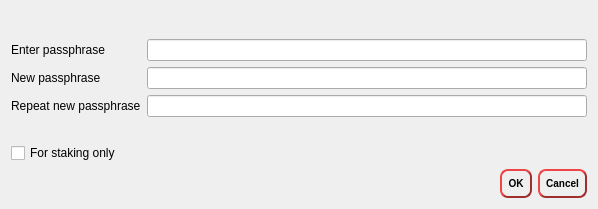
<?xml version="1.0" encoding="UTF-8"?>
<ui version="4.0">
 <class>AskPassphraseDialog</class>
 <widget class="QDialog" name="AskPassphraseDialog">
  <property name="geometry">
   <rect>
    <x>0</x>
    <y>0</y>
    <width>598</width>
    <height>209</height>
   </rect>
  </property>
  <property name="sizePolicy">
   <sizepolicy hsizetype="Preferred" vsizetype="Minimum">
    <horstretch>0</horstretch>
    <verstretch>0</verstretch>
   </sizepolicy>
  </property>
  <property name="minimumSize">
   <size>
    <width>550</width>
    <height>0</height>
   </size>
  </property>
  <property name="windowTitle">
   <string>Passphrase Dialog</string>
  </property>
  <layout class="QVBoxLayout" name="verticalLayout">
   <item>
    <widget class="QLabel" name="warningLabel">
     <property name="textFormat">
      <enum>Qt::RichText</enum>
     </property>
     <property name="wordWrap">
      <bool>true</bool>
     </property>
    </widget>
   </item>
   <item>
    <layout class="QFormLayout" name="formLayout">
     <property name="fieldGrowthPolicy">
      <enum>QFormLayout::AllNonFixedFieldsGrow</enum>
     </property>
     <item row="0" column="0">
      <widget class="QLabel" name="passLabel1">
       <property name="text">
        <string>Enter passphrase</string>
       </property>
      </widget>
     </item>
     <item row="0" column="1">
      <widget class="QLineEdit" name="passEdit1">
       <property name="echoMode">
        <enum>QLineEdit::Password</enum>
       </property>
      </widget>
     </item>
     <item row="1" column="0">
      <widget class="QLabel" name="passLabel2">
       <property name="text">
        <string>New passphrase</string>
       </property>
      </widget>
     </item>
     <item row="1" column="1">
      <widget class="QLineEdit" name="passEdit2">
       <property name="echoMode">
        <enum>QLineEdit::Password</enum>
       </property>
      </widget>
     </item>
     <item row="2" column="0">
      <widget class="QLabel" name="passLabel3">
       <property name="text">
        <string>Repeat new passphrase</string>
       </property>
      </widget>
     </item>
     <item row="2" column="1">
      <widget class="QLineEdit" name="passEdit3">
       <property name="echoMode">
        <enum>QLineEdit::Password</enum>
       </property>
      </widget>
     </item>
     <item row="3" column="1">
      <widget class="QLabel" name="capsLabel">
       <property name="font">
        <font>
         <weight>75</weight>
         <bold>true</bold>
        </font>
       </property>
       <property name="text">
        <string/>
       </property>
       <property name="alignment">
        <set>Qt::AlignCenter</set>
       </property>
      </widget>
     </item>
     <item row="4" column="0">
      <widget class="QCheckBox" name="stakingCheckBox">
       <property name="enabled">
        <bool>true</bool>
       </property>
       <property name="visible">
        <bool>false</bool>
       </property>
       <property name="toolTip">
        <string>Serves to disable the trivial sendmoney when OS account compromised. Provides no real security.</string>
       </property>
       <property name="text">
        <string>For staking only</string>
       </property>
      </widget>
     </item>
    </layout>
   </item>
   <item>
    <widget class="QDialogButtonBox" name="buttonBox">
     <property name="styleSheet">
      <string notr="true">QPushButton {
     
	color : rgb(0,0,0);
     border-style: outset;
     border-width: 2px;
     border-radius: 8px;
     border-color: rgb(160, 46, 47);
     font: bold 10px;
     min-width: 6em;
     padding: 6px;
 }
QPushButton:pressed {
     background-color: rgb(160, 46, 47);
     border-style: inset;
 }</string>
     </property>
     <property name="orientation">
      <enum>Qt::Horizontal</enum>
     </property>
     <property name="standardButtons">
      <set>QDialogButtonBox::Cancel|QDialogButtonBox::Ok</set>
     </property>
    </widget>
   </item>
  </layout>
 </widget>
 <resources/>
 <connections>
  <connection>
   <sender>buttonBox</sender>
   <signal>accepted()</signal>
   <receiver>AskPassphraseDialog</receiver>
   <slot>accept()</slot>
   <hints>
    <hint type="sourcelabel">
     <x>248</x>
     <y>254</y>
    </hint>
    <hint type="destinationlabel">
     <x>157</x>
     <y>274</y>
    </hint>
   </hints>
  </connection>
  <connection>
   <sender>buttonBox</sender>
   <signal>rejected()</signal>
   <receiver>AskPassphraseDialog</receiver>
   <slot>reject()</slot>
   <hints>
    <hint type="sourcelabel">
     <x>316</x>
     <y>260</y>
    </hint>
    <hint type="destinationlabel">
     <x>286</x>
     <y>274</y>
    </hint>
   </hints>
  </connection>
 </connections>
</ui>
